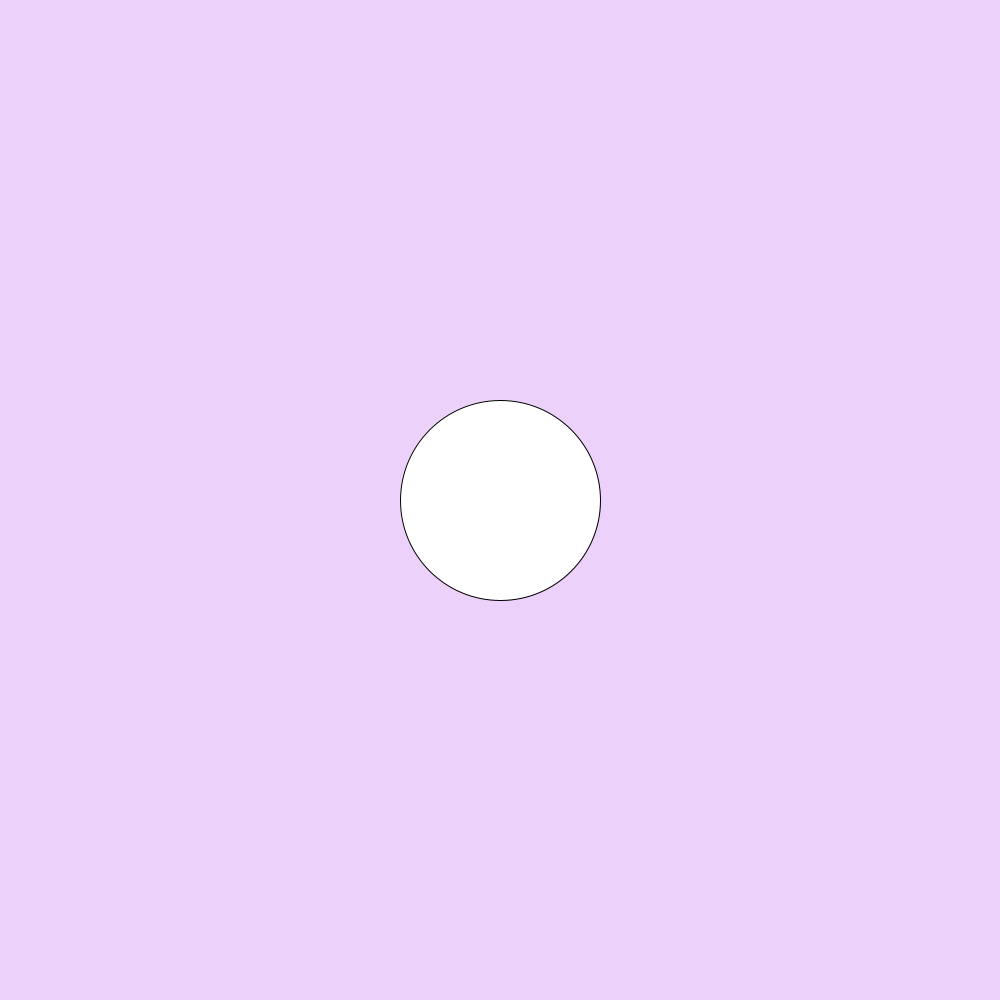
Frame 1 (no input)
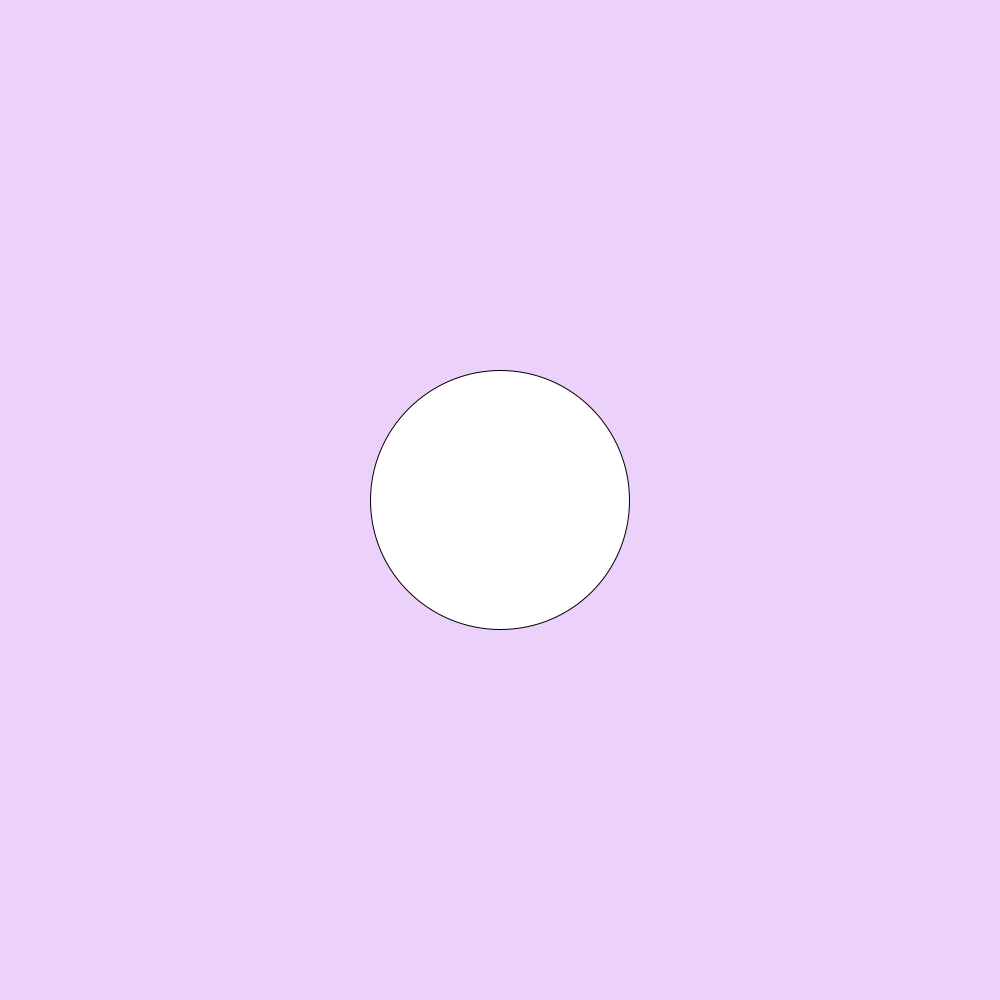
Frame 60 (the mouse pressed at the canvas centre just before this capture)
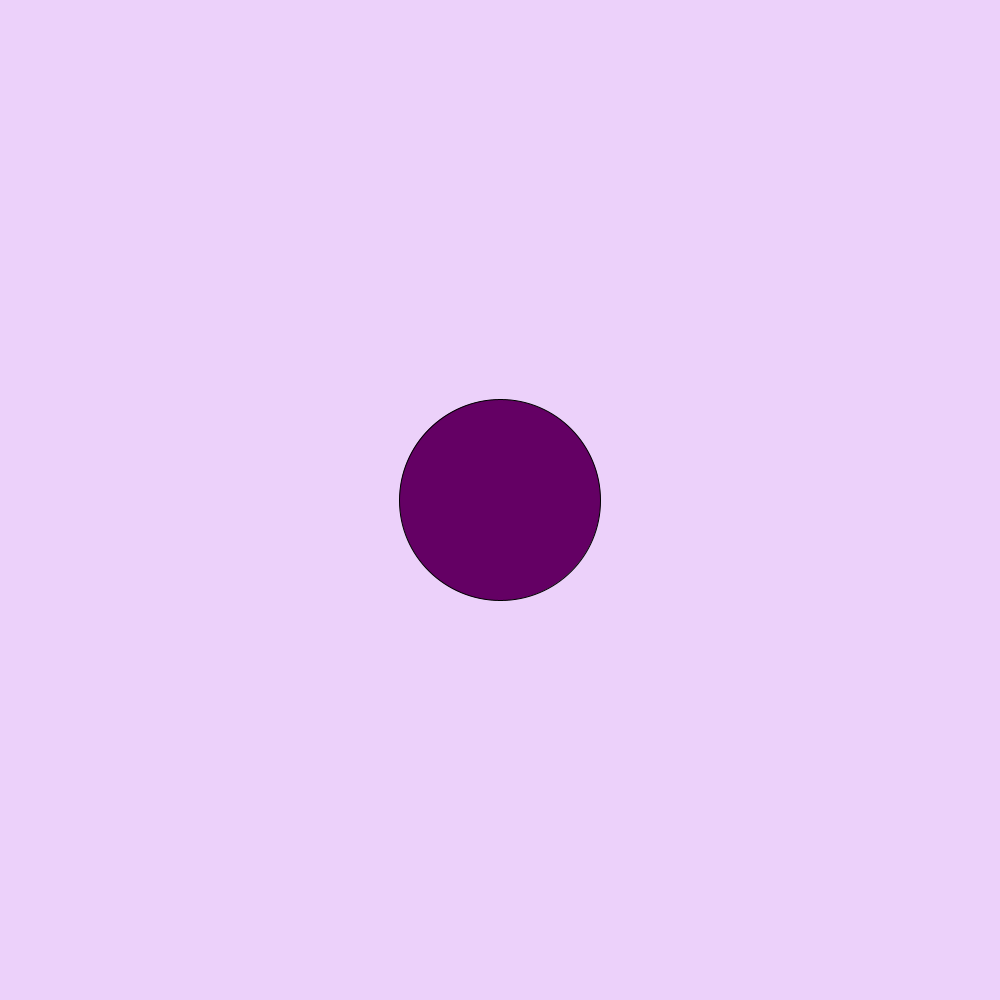
Frame 120 (the mouse held since frame 60 and released just before this capture)

The Processing sketch that drew these frames (run headless with seeded random() and noise(); from frame 60 on, the mouse is pressed at the canvas centre):

// Processing sketch: ShrinkGrowEllipse
// ── ShrinkGrowEllipse.pde
int x = 500;
int y = 500;
int size = 200;
//dist(x1, y1, x2, y2);

void setup()
{
  size(1000, 1000);
  background(236, 209, 250);
}

void draw()
{
  background(236, 209, 250);
  ellipse(500, 500, size, size);
  drawEllipse();
}

void drawEllipse()
{ 
  float d = dist(500, 500, mouseX, mouseY);
  if (d > size/2)
  {
    fill(255);
    size++;
  }
  else
  {
    fill(100, 0, 100);
    size--;
  }
}
